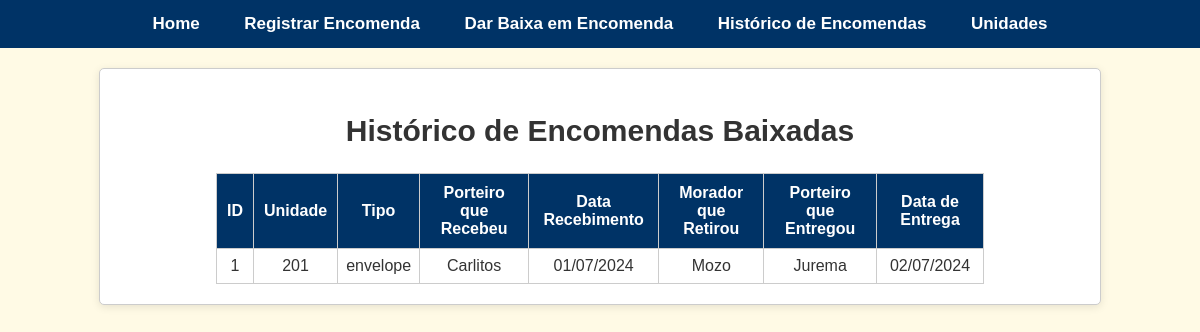
Before: /historico with the older database file.
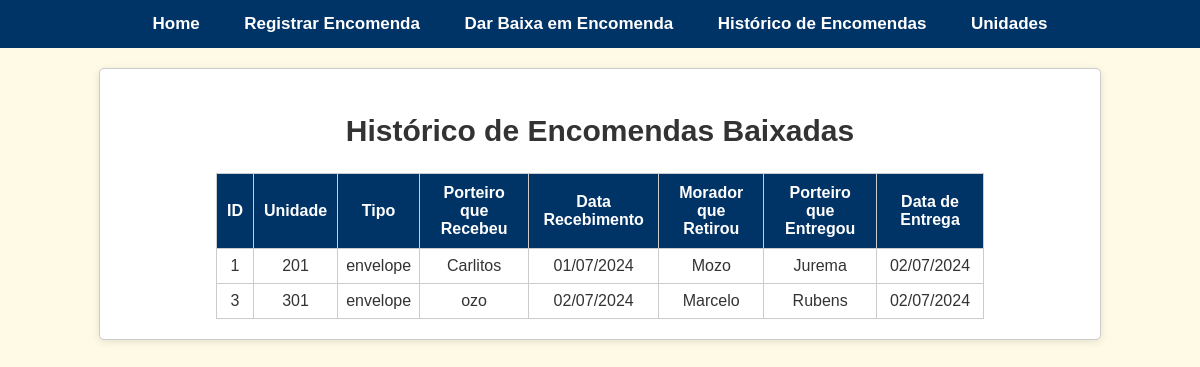
After: the same page with the newer database file.
### app.py (models this page shows)
class Encomenda(db.Model):
    id = db.Column(db.Integer, primary_key=True)
    unidade_numero = db.Column(db.String(10), db.ForeignKey('unidade.numero'), nullable=False)
    tipo = db.Column(db.String(20), nullable=False)
    nome_porteiro_recebimento = db.Column(db.String(100), nullable=False)
    data_recebimento = db.Column(db.DateTime, nullable=False)
    nome_morador_retirada = db.Column(db.String(100))
    nome_porteiro_retirada = db.Column(db.String(100))
    data_retirada = db.Column(db.DateTime)
    retirada = db.Column(db.Boolean, default=False)  # Adicione esta linha se 'retirada' for um campo booleano

### app.py (the view)
@app.route("/historico")
def historico():
    encomendas = Encomenda.query.filter(Encomenda.data_retirada.isnot(None)).all()
    return render_template("historico.html", encomendas=encomendas)

### app.py (called while the page is built)
@app.before_request
def before_request():
    db.create_all()

### templates/historico.html (shortened to what this page needs)
{% extends "base.html" %}
{% block content %}
    <h2 class="text-center">Histórico de Encomendas Baixadas</h2>
    <div style="margin: 0 auto; width: 80%;">
        <table style="margin: 0 auto; width: 100%; text-align: center; border-collapse: collapse;">
            <thead style="background-color: #333; color: white;">
                <tr>
                    <th style="padding: 10px; border: 1px solid #ccc;">ID</th>
                    <th style="padding: 10px; border: 1px solid #ccc;">Unidade</th>
                    <th style="padding: 10px; border: 1px solid #ccc;">Tipo</th>
                    <th style="padding: 10px; border: 1px solid #ccc;">Porteiro que Recebeu</th>
                    <th style="padding: 10px; border: 1px solid #ccc;">Data Recebimento</th>
                    <th style="padding: 10px; border: 1px solid #ccc;">Morador que Retirou</th>
                    <th style="padding: 10px; border: 1px solid #ccc;">Porteiro que Entregou</th>
                    <th style="padding: 10px; border: 1px solid #ccc;">Data de Entrega</th>
                </tr>
            </thead>
            <tbody>
                {% for encomenda in encomendas %}
                <tr style="background-color: #fff;">
                    <td style="padding: 8px; border: 1px solid #ccc;">{{ encomenda.id }}</td>
                    <td style="padding: 8px; border: 1px solid #ccc;">{{ encomenda.unidade_numero }}</td>
                    <td style="padding: 8px; border: 1px solid #ccc;">{{ encomenda.tipo }}</td>
                    <td style="padding: 8px; border: 1px solid #ccc;">{{ encomenda.nome_porteiro_recebimento }}</td>
                    <td style="padding: 8px; border: 1px solid #ccc;">{{ encomenda.data_recebimento.strftime('%d/%m/%Y') }}</td>
                    <td style="padding: 8px; border: 1px solid #ccc;">{{ encomenda.nome_morador_retirada }}</td>
                    <td style="padding: 8px; border: 1px solid #ccc;">{{ encomenda.nome_porteiro_retirada }}</td>
                    <td style="padding: 8px; border: 1px solid #ccc;">{{ encomenda.data_retirada.strftime('%d/%m/%Y') if encomenda.data_retirada else '' }}</td>
                </tr>
                {% endfor %}
            </tbody>
        </table>
    </div>
{% endblock %}

Changed rows visible on the page:
added Encomenda: id "3", unidade_numero "301", tipo "envelope", nome_porteiro_recebimento "ozo", data_recebimento "02/07/2024", nome_morador_retirada "Marcelo", nome_porteiro_retirada "Rubens", data_retirada "02/07/2024"
